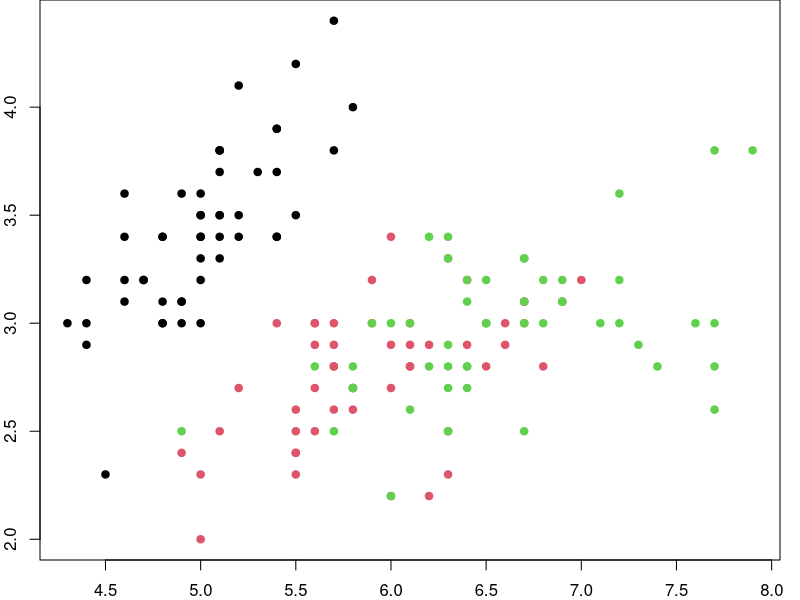
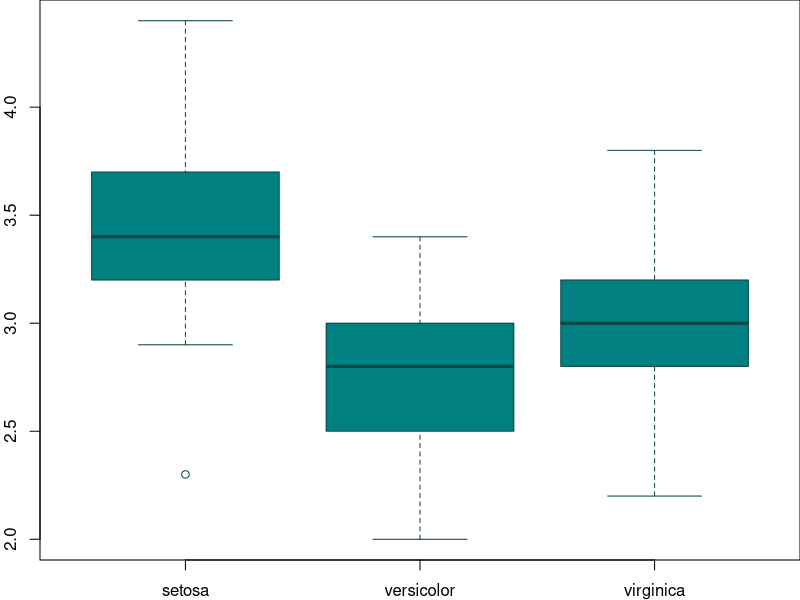
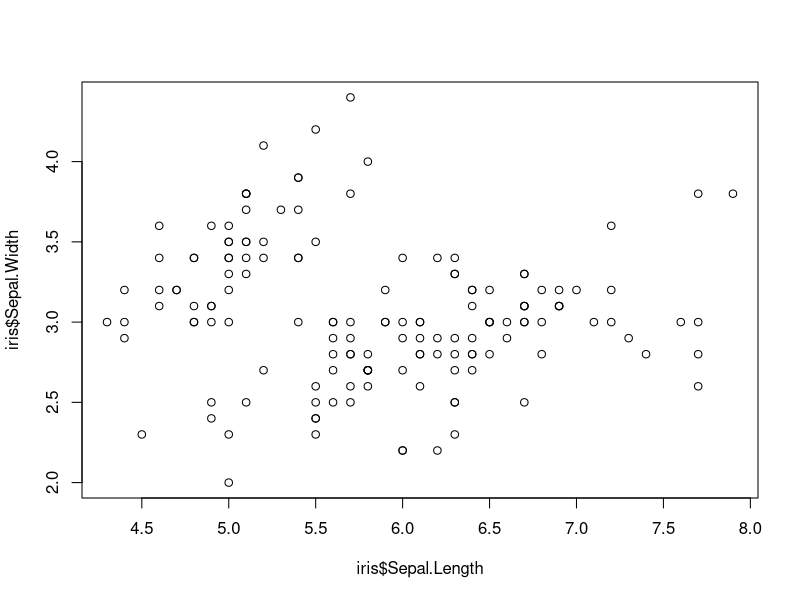

Reproduce these figures in R, in order.
## ---- chunk 1
knitr::opts_chunk$set(results = 'asis',
                      echo = FALSE,
                      warning = FALSE,
                      tidy = FALSE,
                      message = FALSE,
                      fig.align = 'center',
                      out.width = "100%")
options(knitr.table.format = "html") 
## ---- chunk 2
svg('myplot.svg')
plot(iris$Sepal.Length, iris$Sepal.Width)
dev.off()
## ---- chunk 3
knitr::write_bib(c('posterdown', 'rmarkdown','pagedown'), 'packages.bib')
## ---- chunk 4
mean_g1 <- 50
## ---- chunk 5
par(mar=c(2,2,0,1))
plot(x = iris$Sepal.Length, y = iris$Sepal.Width,
     col = iris$Species, pch = 19, xlab = "Sepal Length",
     ylab = "Sepal Width")
## ---- chunk 6
#trim whitespace
par(mar=c(2,2,0,0))
#plot boxplots
boxplot(iris$Sepal.Width~iris$Species,
        col = "#008080", 
        border = "#0b4545",
        ylab = "Sepal Width (cm)",
        xlab = "Species")
## ---- chunk 7
knitr::kable(
  iris[1:8,1:5], format = "html",
  caption = "A table made with the **knitr::kable** function.",
  align = "c", col.names = c("Sepal <br> Length",
                             "Sepal <br> Width",
                             "Petal <br> Length",
                             "Petal <br> Width",
                             "Species"),
  escape = FALSE)
